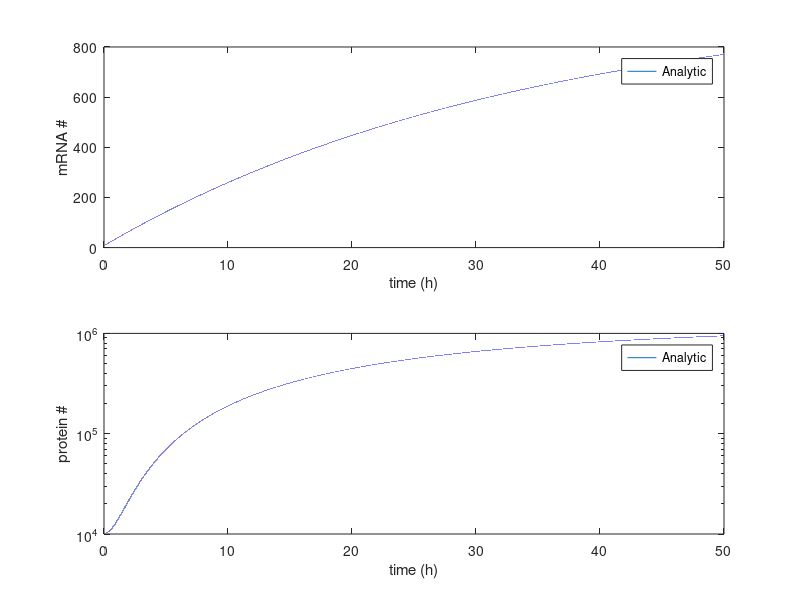

Reproduce this figure in MATLAB. (Note: this script raises an error after producing the figure.)
%% quasi steady state approx, taking pSTAT1 at its s.s. value. For derivation see writeup.
clear all;

%Define time 
t0=0;               %Initial time, (minutes)
tstop=60*60*50;          %Finish time, 
dt=1;
t = t0:dt:tstop;


%Define constants
nA=6.23e23;             %Avogadro no.
kon=1e8;                %mol^-1*s^-1 (Association of gamma for receptor) (Adjusted for known Kd ~5pM)
koff=5e-2;              %s^-1 (Debinding from receptor) (Adjusted for known Kd)
%kphos=2.6e5;           %s^-1 (Rate of STAT1 phosphorylation) calculated by solving for kphos using steady-state equations
alpha=747;              %s (Halflife of pSTAT1 decay - my data)          
kdeg=log(2)/alpha;      %s^-1 (Rate of pSTAT1 decay to STAT1)

sigma1=1422*60;             %avg mRNA halflife (sec)

beta1=(log(2))/sigma1;     %Convert halflife into rate of exp decay
sigma2=240*60;              %avg protein halflife (sec) (my data)
beta2=(log(2))/sigma2; 

IFNgR0 = (2000*10e12)/nA;    %A  %Convert to molarity     
STAT10 = (3000*10e12)/nA;       %B
kphos=((kdeg*koff-(50e-12)*kdeg*kon))/((50e-12)*IFNgR0*kon);



%Simulation conditions
gamma=1e-8./10.^(0:5);       %molar concentrations


Lambda1 = 5*10.^(-5:0.1:-4);
Lambda2 = 5*10.^(-2:0.1:-1);

%Lambda1 = 5e-5;
%Lambda2 = 5e-2;

%k = ((decay1*decay2)./Lambda2)*800;
k = 3.1359e-06;







i = 2;   %(conditions... )
j = 2;      
n = 2;      %gamma #


c = Lambda1(i);  %transCription 
l = Lambda2(j);     %transLation



pSTAT1_ss = ((IFNgR0*STAT10*kphos*kon)/(IFNgR0*kon*kphos+kdeg*kon)).*((gamma)./(gamma+(kdeg*koff)/(IFNgR0*kon*kphos+kdeg*kon)));
pSTAT1_ss_sc=(pSTAT1_ss*nA)/10e12;

    
A = ((k*pSTAT1_ss_sc(n))/(beta1)).*(1-exp(-beta1*t))+c/beta1; %mRNA



B = ((l*k*pSTAT1_ss_sc(n))/(beta2-beta1)).*((-exp(-beta1*t))/beta1+(exp(-beta2*t))/beta2+((beta2-beta1))/(beta1*beta2))+(l*c)/(beta1*beta2); %protein


subplot(2,1,1)
plot(t/3600,A); figure(gcf);
xlabel('time (h)')
ylabel('mRNA #')
legend('Analytic','Model')
subplot(2,1,2)
semilogy(t/3600,B); figure(gcf);
xlabel('time (h)')
ylabel('protein #')
legend('Analytic','Model')



% subplot(2,1,1)
% plot(t/3600,A); figure(gcf);
% xlabel('time (h)')
% ylabel('mRNA #')
% hold on;
% subplot(2,1,2)
% plot(t/3600,B); figure(gcf);
% xlabel('time (h)')
% ylabel('protein #')
% hold on;















%% now for 5h of gamma  quasi steady state approx with signal stop at tau, taking pSTAT1 at its s.s. value. For derivation see writeup.

% Model

%Define time 
t0=0;               %Initial time, (minutes)
tstop=60*60*50;          %Finish time, 
dt=1;
t = t0:dt:tstop;

tau = 60*60*5;  %gamma stop time (5h)


%Define constants
nA=6.23e23;             %Avogadro no.
kon=1e8;                %mol^-1*s^-1 (Association of gamma for receptor) (Adjusted for known Kd ~5pM)
koff=5e-2;              %s^-1 (Debinding from receptor) (Adjusted for known Kd)
alpha=747;              %s (Halflife of pSTAT1 decay - my data)          
kdeg=log(2)/alpha;      %s^-1 (Rate of pSTAT1 decay to STAT1)
sigma1=1422*60;             %avg mRNA halflife (sec)
beta1=(log(2))/sigma1;     %Convert halflife into rate of exp decay
sigma2=240*60;              %avg protein halflife (sec) (my data)
beta2=(log(2))/sigma2; 

IFNgR0 = (2000*10e12)/nA;    %A  %Convert to molarity     
STAT10 = (3000*10e12)/nA;       %B
kphos=((kdeg*koff-(50e-12)*kdeg*kon))/((50e-12)*IFNgR0*kon);


%Simulation conditions
gamma=1e-8./10.^(0:5);       %molar concentrations


Lambda1 = 5*10.^(-5:0.1:-4);
Lambda2 = 5*10.^(-2:0.1:-1);

%k = ((decay1*decay2)./Lambda2)*800;
k = 3.1359e-06;



i = 1;   %(conditions... ) 
j = 1;      

n = 1;      %gamma #


c = Lambda1(i);  %transCription 
l = Lambda2(j);     %transLation


pSTAT1_ss = ((IFNgR0*STAT10*kphos*kon)/(IFNgR0*kon*kphos+kdeg*kon)).*((gamma)./(gamma+(kdeg*koff)/(IFNgR0*kon*kphos+kdeg*kon)));
pSTAT1_ss_sc=(pSTAT1_ss*nA)/10e12;







    
A = (((k*pSTAT1_ss_sc(n))/(beta1)).*(1-exp(-beta1*t))+c/beta1).*(heaviside(t)-heaviside(t-tau))+...
    (((k*pSTAT1_ss_sc(n))/(beta1)).*(exp(beta1*tau)-1).*exp(-beta1*t)+c/beta1).*heaviside(t-tau); %mRNA


B = (((l*k*pSTAT1_ss_sc(n))/(beta2-beta1)).*((-exp(-beta1*t))/beta1+(exp(-beta2*t))/beta2+((beta2-beta1))/(beta1*beta2))+(l*c)/(beta1*beta2)).*(heaviside(t)-heaviside(t-tau))+...
    (((l*k*pSTAT1_ss_sc(n))/(beta2-beta1)).*((exp(beta1*tau)-1)*(exp(-beta1*t))/beta1-(exp(beta2*tau)-1)*(exp(-beta2*t))/beta2)+(l*c)/(beta1*beta2)).*heaviside(t-tau); %protein


subplot(2,1,1)
plot(t/3600,A); figure(gcf);
xlabel('time (h)')
ylabel('mRNA #')
legend('Analytic','Model')
%hold on;
subplot(2,1,2)
plot(t/3600,B); figure(gcf);
xlabel('time (h)')
ylabel('protein #')
legend('Analytic','Model')
%hold on;

% subplot(2,1,1)
% plot(t/3600,A); figure(gcf);
% xlabel('time (h)')
% ylabel('mRNA #')
% hold on;
% subplot(2,1,2)
% plot(t/3600,B); figure(gcf);
% xlabel('time (h)')
% ylabel('protein #')
% hold on;
